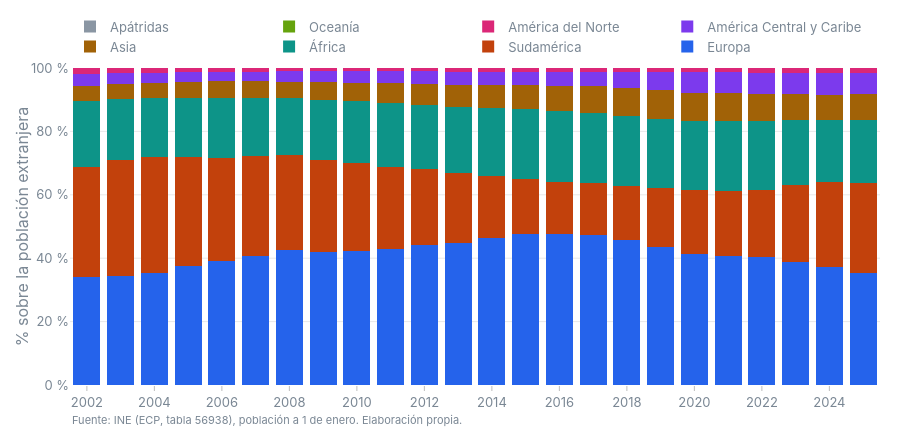

This figure's notebook cell:
### Code cell
#| label: fig-composicion-nac
#| fig-cap: "Peso de cada región de nacionalidad sobre la población extranjera (%)"
fig_composicion(nac, REG_NAC, "Extranjera", "% sobre la población extranjera").show()

### Figure 1 — Plotly figure (JSON) as saved in the notebook; plotly's stock layout.template omitted (floating-point values rounded to 4 significant figures)
{"data": [{"hovertemplate": "%{hovertext}", "hovertext": ["34,0 % · 590.357 personas", "34,3 % · 809.036 personas", "35,4 % · 1.025.457 personas", "37,5 % · 1.284.871 personas", "39,2 % · 1.540.842 personas", "40,9 % · 1.817.704 personas", "42,5 % · 2.161.986 personas", "42,1 % · 2.268.168 personas", "42,1 % · 2.277.060 personas", "42,9 % · 2.280.352 personas", "44,1 % · 2.311.454 personas", "44,7 % · 2.264.103 personas", "46,5 % · 2.175.886 personas", "47,6 % · 2.120.009 personas", "47,5 % · 2.100.824 personas", "47,3 % · 2.088.280 personas", "45,6 % · 2.087.684 personas", "43,7 % · 2.118.928 personas", "41,4 % · 2.171.730 personas", "40,7 % · 2.198.248 personas", "40,4 % · 2.227.783 personas", "38,9 % · 2.369.169 personas", "37,3 % · 2.422.765 personas", "35,4 % · 2.449.192 personas"], "marker": {"color": "#2563eb"}, "name": "Europa", "type": "bar", "x": [2002, 2003, 2004, 2005, 2006, 2007, 2008, 2009, 2010, 2011, 2012, 2013, 2014, 2015, 2016, 2017, 2018, 2019, 2020, 2021, 2022, 2023, 2024, 2025], "y": [33.97, 34.25, 35.35, 37.46, 39.2, 40.85, 42.51, 42.11, 42.15, 42.92, 44.15, 44.7, 46.53, 47.6, 47.54, 47.27, 45.61, 43.68, 41.44, 40.69, 40.44, 38.91, 37.26, 35.43]}, {"hovertemplate": "%{hovertext}", "hovertext": ["34,7 % · 603.294 personas", "36,7 % · 866.524 personas", "36,6 % · 1.061.569 personas", "34,4 % · 1.178.933 personas", "32,5 % · 1.277.451 personas", "31,4 % · 1.399.088 personas", "30,0 % · 1.525.069 personas", "29,0 % · 1.563.305 personas", "27,7 % · 1.498.952 personas", "25,8 % · 1.370.141 personas", "23,9 % · 1.252.135 personas", "22,3 % · 1.129.041 personas", "19,4 % · 907.577 personas", "17,4 % · 774.233 personas", "16,7 % · 736.108 personas", "16,4 % · 725.075 personas", "17,2 % · 787.232 personas", "18,4 % · 891.421 personas", "20,0 % · 1.049.842 personas", "20,6 % · 1.115.107 personas", "21,1 % · 1.162.017 personas", "24,2 % · 1.472.831 personas", "26,7 % · 1.732.934 personas", "28,3 % · 1.958.005 personas"], "marker": {"color": "#c2410c"}, "name": "Sudamérica", "type": "bar", "x": [2002, 2003, 2004, 2005, 2006, 2007, 2008, 2009, 2010, 2011, 2012, 2013, 2014, 2015, 2016, 2017, 2018, 2019, 2020, 2021, 2022, 2023, 2024, 2025], "y": [34.71, 36.69, 36.6, 34.37, 32.5, 31.44, 29.98, 29.02, 27.75, 25.79, 23.91, 22.29, 19.41, 17.38, 16.66, 16.41, 17.2, 18.38, 20.03, 20.64, 21.09, 24.19, 26.65, 28.33]}, {"hovertemplate": "%{hovertext}", "hovertext": ["21,0 % · 364.732 personas", "19,4 % · 458.708 personas", "18,7 % · 542.089 personas", "18,7 % · 642.147 personas", "18,8 % · 739.425 personas", "18,4 % · 817.882 personas", "18,0 % · 917.729 personas", "18,8 % · 1.012.705 personas", "19,6 % · 1.057.690 personas", "20,1 % · 1.069.599 personas", "20,2 % · 1.059.719 personas", "20,7 % · 1.050.177 personas", "21,4 % · 1.002.138 personas", "21,9 % · 976.886 personas", "22,2 % · 980.109 personas", "22,1 % · 975.670 personas", "22,1 % · 1.010.106 personas", "22,0 % · 1.066.160 personas", "21,9 % · 1.145.391 personas", "21,8 % · 1.179.963 personas", "21,7 % · 1.194.561 personas", "20,4 % · 1.239.604 personas", "19,7 % · 1.278.374 personas", "19,8 % · 1.367.584 personas"], "marker": {"color": "#0d9488"}, "name": "África", "type": "bar", "x": [2002, 2003, 2004, 2005, 2006, 2007, 2008, 2009, 2010, 2011, 2012, 2013, 2014, 2015, 2016, 2017, 2018, 2019, 2020, 2021, 2022, 2023, 2024, 2025], "y": [20.99, 19.42, 18.69, 18.72, 18.81, 18.38, 18.04, 18.8, 19.58, 20.13, 20.24, 20.74, 21.43, 21.93, 22.18, 22.09, 22.07, 21.98, 21.85, 21.84, 21.68, 20.36, 19.66, 19.79]}, {"hovertemplate": "%{hovertext}", "hovertext": ["4,6 % · 80.773 personas", "4,7 % · 110.387 personas", "4,8 % · 138.086 personas", "5,1 % · 175.710 personas", "5,3 % · 209.891 personas", "5,2 % · 230.838 personas", "5,2 % · 264.904 personas", "5,6 % · 302.150 personas", "5,9 % · 320.336 personas", "6,4 % · 339.824 personas", "6,6 % · 348.061 personas", "6,9 % · 350.583 personas", "7,3 % · 341.763 personas", "7,7 % · 344.557 personas", "8,1 % · 356.975 personas", "8,4 % · 373.231 personas", "8,7 % · 399.838 personas", "8,9 % · 432.783 personas", "8,9 % · 467.490 personas", "8,8 % · 477.294 personas", "8,7 % · 479.054 personas", "8,2 % · 499.134 personas", "8,0 % · 522.563 personas", "8,1 % · 563.293 personas"], "marker": {"color": "#a16207"}, "name": "Asia", "type": "bar", "x": [2002, 2003, 2004, 2005, 2006, 2007, 2008, 2009, 2010, 2011, 2012, 2013, 2014, 2015, 2016, 2017, 2018, 2019, 2020, 2021, 2022, 2023, 2024, 2025], "y": [4.648, 4.673, 4.76, 5.122, 5.339, 5.188, 5.208, 5.609, 5.929, 6.397, 6.647, 6.922, 7.308, 7.736, 8.078, 8.449, 8.735, 8.922, 8.919, 8.834, 8.696, 8.196, 8.037, 8.15]}, {"hovertemplate": "%{hovertext}", "hovertext": ["3,9 % · 68.392 personas", "3,4 % · 80.491 personas", "3,2 % · 91.561 personas", "3,0 % · 102.675 personas", "2,9 % · 115.063 personas", "3,0 % · 134.166 personas", "3,2 % · 164.081 personas", "3,4 % · 185.609 personas", "3,6 % · 193.822 personas", "3,7 % · 198.310 personas", "4,0 % · 208.956 personas", "4,2 % · 214.248 personas", "4,2 % · 195.742 personas", "4,2 % · 185.620 personas", "4,3 % · 190.274 personas", "4,5 % · 198.465 personas", "5,0 % · 230.957 personas", "5,7 % · 274.911 personas", "6,4 % · 333.382 personas", "6,6 % · 356.411 personas", "6,6 % · 365.179 personas", "6,8 % · 415.530 personas", "6,8 % · 443.218 personas", "6,6 % · 459.376 personas"], "marker": {"color": "#7c3aed"}, "name": "América Central y Caribe", "type": "bar", "x": [2002, 2003, 2004, 2005, 2006, 2007, 2008, 2009, 2010, 2011, 2012, 2013, 2014, 2015, 2016, 2017, 2018, 2019, 2020, 2021, 2022, 2023, 2024, 2025], "y": [3.935, 3.408, 3.156, 2.993, 2.927, 3.015, 3.226, 3.446, 3.588, 3.733, 3.991, 4.23, 4.186, 4.168, 4.305, 4.493, 5.046, 5.667, 6.361, 6.597, 6.629, 6.824, 6.816, 6.646]}, {"hovertemplate": "%{hovertext}", "hovertext": ["1,6 % · 28.530 personas", "1,5 % · 34.583 personas", "1,4 % · 39.516 personas", "1,3 % · 43.097 personas", "1,2 % · 45.240 personas", "1,0 % · 46.549 personas", "1,0 % · 49.285 personas", "1,0 % · 51.467 personas", "1,0 % · 51.607 personas", "1,0 % · 51.244 personas", "1,0 % · 52.718 personas", "1,1 % · 53.373 personas", "1,1 % · 49.884 personas", "1,1 % · 48.950 personas", "1,2 % · 51.102 personas", "1,2 % · 52.696 personas", "1,2 % · 56.640 personas", "1,3 % · 61.078 personas", "1,3 % · 67.265 personas", "1,3 % · 69.029 personas", "1,3 % · 73.456 personas", "1,4 % · 85.330 personas", "1,4 % · 93.465 personas", "1,5 % · 104.691 personas"], "marker": {"color": "#db2777"}, "name": "América del Norte", "type": "bar", "x": [2002, 2003, 2004, 2005, 2006, 2007, 2008, 2009, 2010, 2011, 2012, 2013, 2014, 2015, 2016, 2017, 2018, 2019, 2020, 2021, 2022, 2023, 2024, 2025], "y": [1.642, 1.464, 1.362, 1.256, 1.151, 1.046, 0.969, 0.9555, 0.9552, 0.9646, 1.007, 1.054, 1.067, 1.099, 1.156, 1.193, 1.237, 1.259, 1.283, 1.278, 1.333, 1.401, 1.437, 1.515]}, {"hovertemplate": "%{hovertext}", "hovertext": ["0,1 % · 1.506 personas", "0,1 % · 1.790 personas", "0,1 % · 1.954 personas", "0,1 % · 2.166 personas", "0,1 % · 2.389 personas", "0,1 % · 2.577 personas", "0,1 % · 2.615 personas", "0,0 % · 2.637 personas", "0,0 % · 2.541 personas", "0,0 % · 2.448 personas", "0,0 % · 2.484 personas", "0,0 % · 2.418 personas", "0,1 % · 2.437 personas", "0,1 % · 2.379 personas", "0,1 % · 2.419 personas", "0,1 % · 2.443 personas", "0,1 % · 2.791 personas", "0,1 % · 2.944 personas", "0,1 % · 3.304 personas", "0,1 % · 3.538 personas", "0,1 % · 3.423 personas", "0,1 % · 4.018 personas", "0,1 % · 4.593 personas", "0,1 % · 5.049 personas"], "marker": {"color": "#65a30d"}, "name": "Oceanía", "type": "bar", "x": [2002, 2003, 2004, 2005, 2006, 2007, 2008, 2009, 2010, 2011, 2012, 2013, 2014, 2015, 2016, 2017, 2018, 2019, 2020, 2021, 2022, 2023, 2024, 2025], "y": [0.08665, 0.07578, 0.06736, 0.06314, 0.06077, 0.05792, 0.05141, 0.04895, 0.04703, 0.04608, 0.04744, 0.04774, 0.05211, 0.05341, 0.05474, 0.0553, 0.06097, 0.06069, 0.06304, 0.06549, 0.06213, 0.06598, 0.07064, 0.07305]}, {"hovertemplate": "%{hovertext}", "hovertext": ["0,0 % · 389 personas", "0,0 % · 508 personas", "0,0 % · 556 personas", "0,0 % · 606 personas", "0,0 % · 617 personas", "0,0 % · 629 personas", "0,0 % · 626 personas", "0,0 % · 619 personas", "0,0 % · 571 personas", "0,0 % · 523 personas", "0,0 % · 503 personas", "0,0 % · 641 personas", "0,0 % · 925 personas", "0,0 % · 1.351 personas", "0,0 % · 1.523 personas", "0,0 % · 1.793 personas", "0,0 % · 2.074 personas", "0,1 % · 2.537 personas", "0,1 % · 2.874 personas", "0,1 % · 3.112 personas", "0,1 % · 3.573 personas", "0,1 % · 4.004 personas", "0,1 % · 4.370 personas", "0,1 % · 4.781 personas"], "marker": {"color": "#8a96a3"}, "name": "Apátridas", "type": "bar", "x": [2002, 2003, 2004, 2005, 2006, 2007, 2008, 2009, 2010, 2011, 2012, 2013, 2014, 2015, 2016, 2017, 2018, 2019, 2020, 2021, 2022, 2023, 2024, 2025], "y": [0.02238, 0.02151, 0.01917, 0.01767, 0.0157, 0.01414, 0.01231, 0.01149, 0.01057, 0.009845, 0.009607, 0.01266, 0.01978, 0.03033, 0.03446, 0.04059, 0.04531, 0.0523, 0.05483, 0.0576, 0.06486, 0.06575, 0.06721, 0.06917]}], "layout": {"annotations": [{"font": {"color": "#7a8794", "size": 11}, "showarrow": false, "text": "Fuente: INE (ECP, tabla 56938), población a 1 de enero. Elaboración propia.", "x": 0, "xanchor": "left", "xref": "paper", "y": -0.14, "yref": "paper"}], "barmode": "stack", "height": 440, "margin": {"b": 55}, "xaxis": {"dtick": 2}, "yaxis": {"range": [0, 100], "tickformat": ".0f", "ticksuffix": " %", "title": {"text": "% sobre la población extranjera"}}}}
